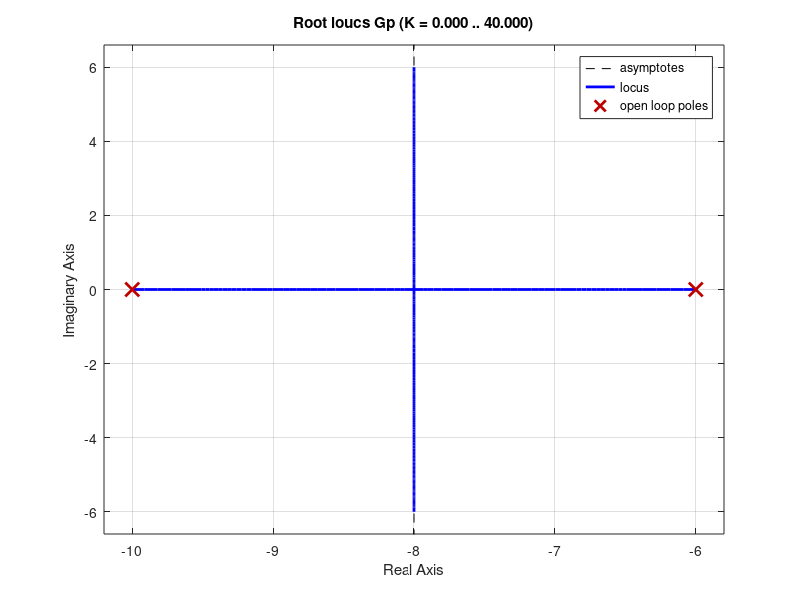
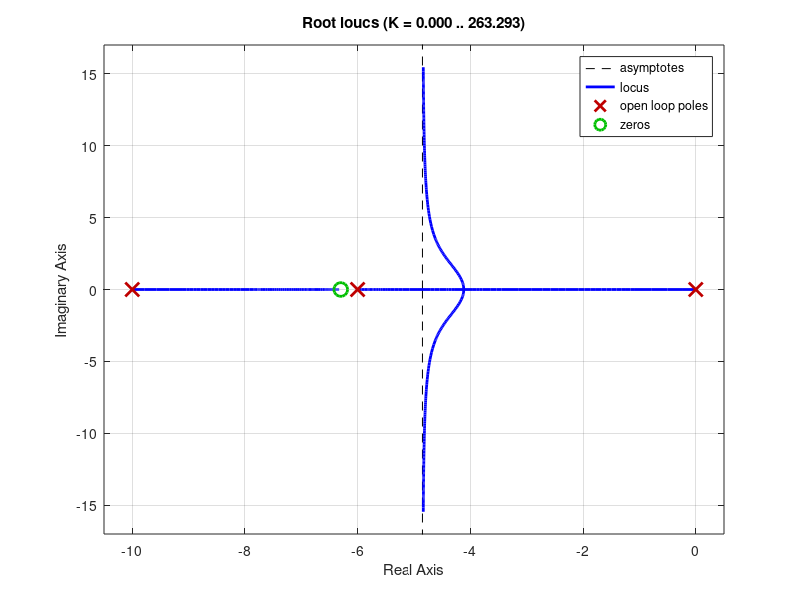
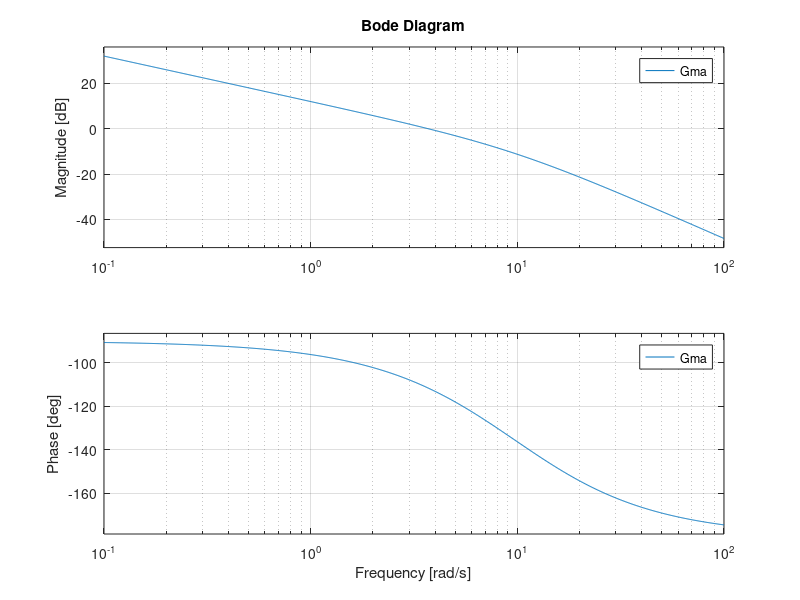
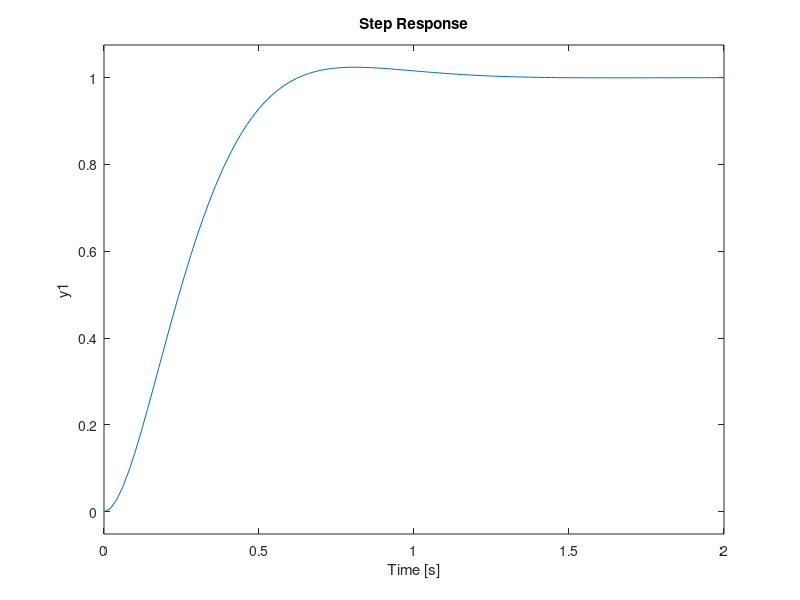

Here is the MATLAB script that generated these plots, in order:
np = [1]
dp = conv([1 6],[1 10])
Gp = tf(np,dp)
figure(1)
rlocus(Gp)
nc = [1 6*1.05] %anular o polo em 6
dc = [1 0]
Gc = tf(nc,dc)
figure(2)
rlocus(Gc*Gp)
%Gma = 110*Gc*Gp %ts = 0.8s mp = 20%
%Gma = 24*Gc*Gp  %ts = 1.1s mp = 0%
k = 38
Gma = k*Gc*Gp  %ts = 0.58s mp = 2%
figure(3)
bode(Gma)
%FzdB = 3.58
FzdB = 3.89
T = 0.15/FzdB
Gmf = Gma/(1+Gma)
figure(4)
step(Gmf)
grid
%Gz = c2d(Gc*Gp,T,'tustin')
Gcz = c2d(38*Gc,T,'tustin')
Gpz = c2d(Gp,T,'tustin')
Gz = Gcz*Gpz
%Gz = c2d(Gc*Gp,T)
figure(5)
rlocus(Gz)
Gfz = Gz/(1+Gz)
figure(6)
step(Gfz)
